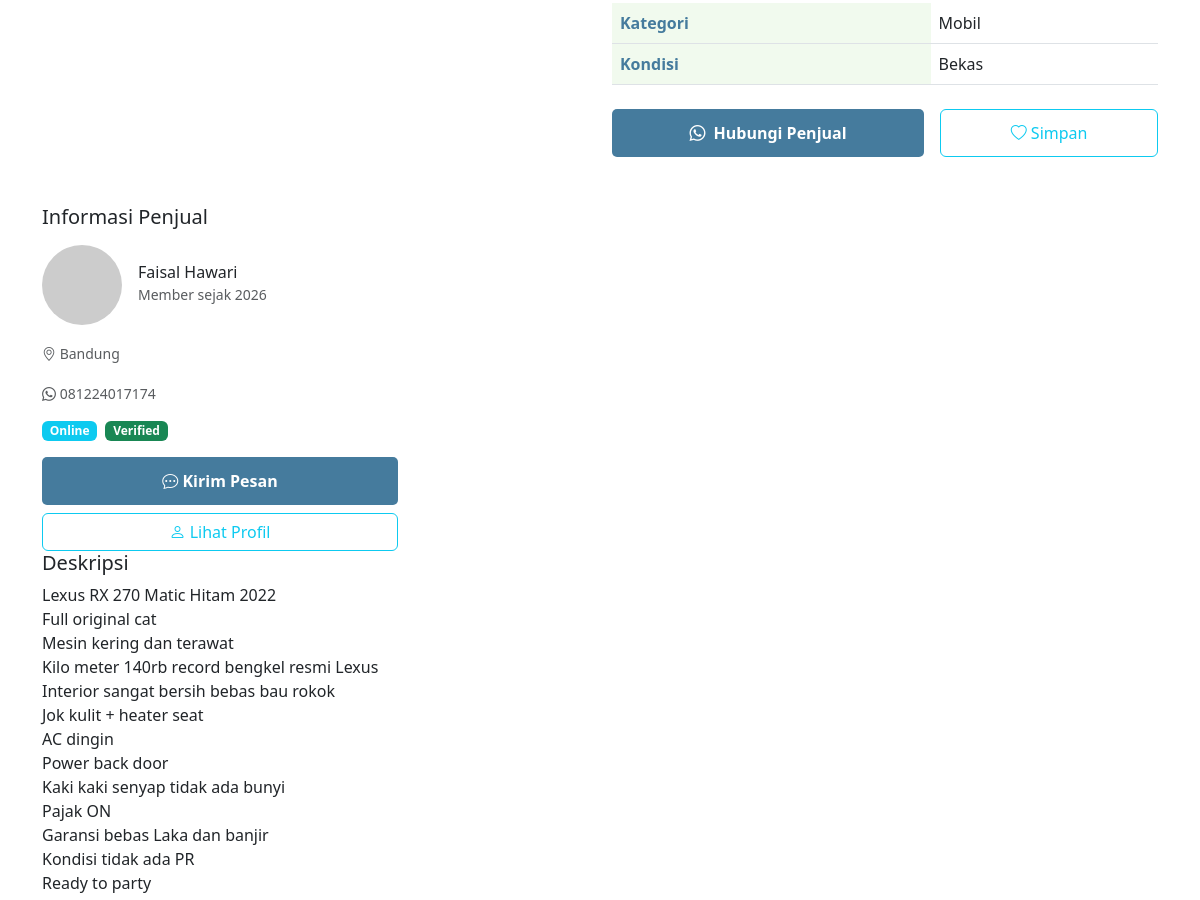
Page /detail.php?id=2 (middle part) on the earlier database version.
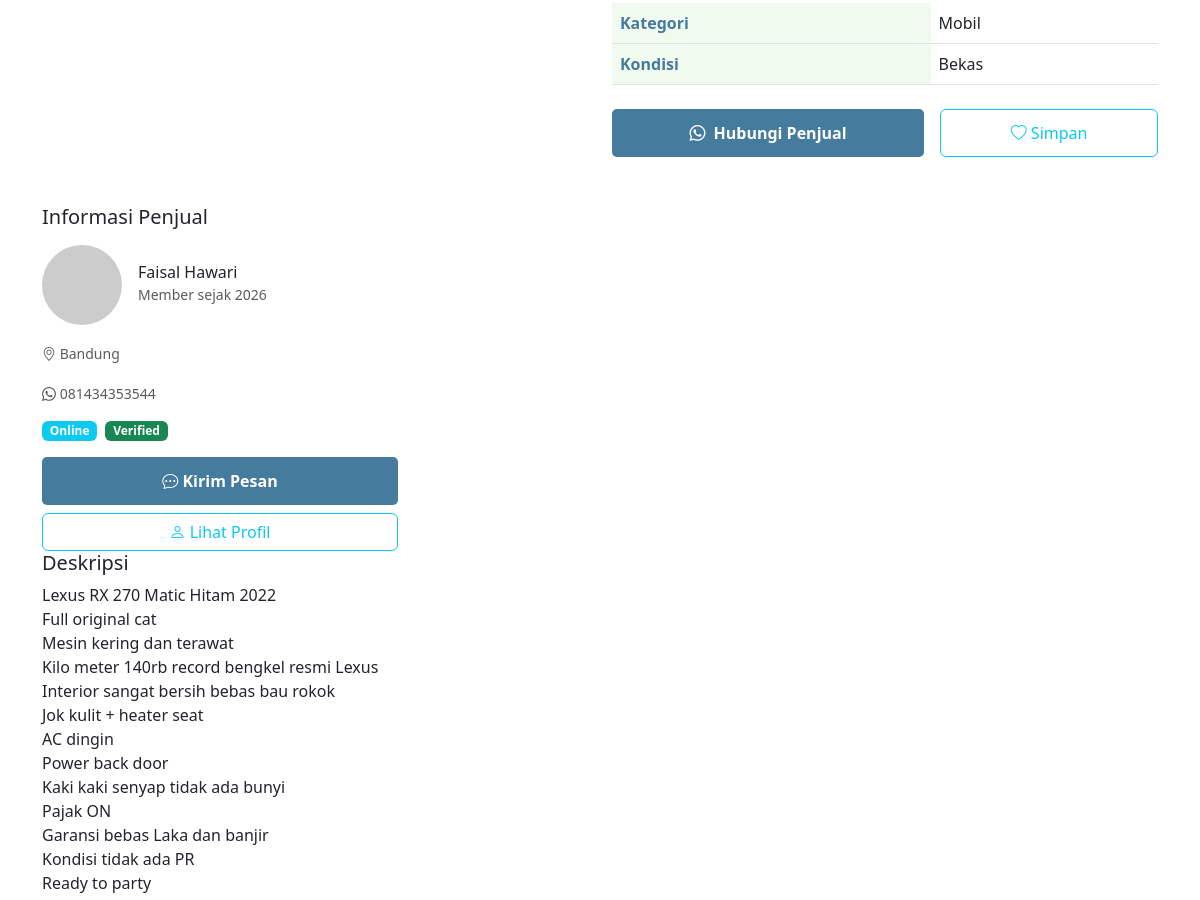
Same page on the later database version.
### tables this page shows
CREATE TABLE `categories` (
  `id` int(11) NOT NULL,
  `name` varchar(50) NOT NULL,
  `icon` varchar(100) DEFAULT NULL
);

CREATE TABLE `users` (
  `id` int(11) NOT NULL,
  `name` varchar(100) NOT NULL,
  `email` varchar(100) NOT NULL,
  `whatsapp` varchar(20) DEFAULT NULL,
  `password` varchar(255) NOT NULL,
  `created_at` datetime DEFAULT current_timestamp()
);

CREATE TABLE `ads` (
  `id` int(11) NOT NULL,
  `user_id` int(11) NOT NULL,
  `category_id` int(11) NOT NULL,
  `title` varchar(150) NOT NULL,
  `description` text DEFAULT NULL,
  `price` decimal(15,2) NOT NULL,
  `location` varchar(100) DEFAULT NULL,
  `created_at` datetime DEFAULT current_timestamp()
);

### config.php (called while the page is built, shortened)
<?php
class Database {
    private $pdo;
    public function __construct($pdo) {
        $this->pdo = $pdo;
    }
    public function getUserById($id) {
        $sql = "SELECT * FROM users WHERE id = ?";
        $stmt = $this->pdo->prepare($sql);
        $stmt->execute([$id]);
        return $stmt->fetch();
    }
    public function getCategoryById($id) {
        $sql = "SELECT * FROM categories WHERE id = ?";
        $stmt = $this->pdo->prepare($sql);
        $stmt->execute([$id]);
        return $stmt->fetch();
    }
    public function getAdById($id) {
        $sql = "SELECT a.*, u.name as user_name, u.email as user_email, u.whatsapp as user_whatsapp, c.name as category_name
                FROM ads a
                JOIN users u ON a.user_id = u.id
                JOIN categories c ON a.category_id = c.id
                WHERE a.id = ?";
        $stmt = $this->pdo->prepare($sql);
        $stmt->execute([$id]);
        return $stmt->fetch(PDO::FETCH_ASSOC);
    }
}
?>

### detail.php (the view, shortened to what this page needs)
<?php
require_once 'config.php';
$adId = isset($_GET['id']) ? (int)$_GET['id'] : 0;
$ad = $db->getAdById($adId);
$user = $db->getUserById($ad['user_id']);
$category = $db->getCategoryById($ad['category_id']);
?>
<!DOCTYPE html>
<html lang="id">
<head>
    <link href="https://cdn.jsdelivr.net/npm/bootstrap@5.3.0/dist/css/bootstrap.min.css" rel="stylesheet">
    <link rel="stylesheet" href="https://cdn.jsdelivr.net/npm/bootstrap-icons@1.11.0/font/bootstrap-icons.css">
</head>
<body>
    <section class="py-5">
        <div class="container">
            <div class="row">
                <div class="col-md-6">
                </div>
                <div class="col-md-6">
                    <div class="mb-4">
                        <table class="table specification-table">
                            <tr>
                                <th>Kategori</th>
                                <td><?php echo htmlspecialchars($category['name']); ?></td>
                            </tr>
                            <tr>
                                <th>Kondisi</th>
                                <td>Bekas</td>
                            </tr>
                        </table>
                    </div>
                    <div class="d-flex gap-3">
                        <?php if (!empty($user['whatsapp'])): ?>
                            <a href="https://wa.me/<?php echo preg_replace('/[^0-9]/', '', $user['whatsapp']); ?>?text=Halo%20saya%20tertarik%20dengan%20iklan%20Anda%20<?php echo urlencode($ad['title']); ?>%20di%20Dagangin"
                               class="contact-btn flex-fill text-decoration-none d-flex justify-content-center align-items-center">
                                <i class="bi bi-whatsapp me-2"></i> Hubungi Penjual
                            </a>
                        <?php else: ?>
                            <button class="contact-btn flex-fill d-flex justify-content-center align-items-center" disabled>
                                <i class="bi bi-whatsapp me-2"></i> Hubungi Penjual
                            </button>
                        <?php endif; ?>
                        <button class="btn btn-outline-info flex-fill">
                            <i class="bi bi-heart"></i> Simpan
                        </button>
                    </div>
                </div>
            </div>
            <div class="row mt-5">
                <div class="col-md-4">
                    <div class="card-body">
                        <h5 class="mb-3">Informasi Penjual</h5>
                        <div class="d-flex align-items-center mb-3">
                            <img src="https://ui-avatars.com/api/?name=<?php echo urlencode($user['name']); ?>" class="rounded-circle me-3" alt="Seller">
                            <div>
                                <h6 class="mb-0"><?php echo htmlspecialchars($user['name']); ?></h6>
                                <small class="text-muted">Member sejak <?php echo date('Y', strtotime($user['created_at'])); ?></small>
                            </div>
                        </div>
                        <div class="mb-3">
                            <small class="text-muted"><i class="bi bi-geo-alt"></i> <?php echo htmlspecialchars($ad['location']); ?></small>
                        </div>
                        <?php if (!empty($user['whatsapp'])): ?>
                        <div class="mb-3">
                            <small class="text-muted"><i class="bi bi-whatsapp"></i> <?php echo htmlspecialchars($user['whatsapp']); ?></small>
                        </div>
                        <?php endif; ?>
                        <div class="d-flex gap-2 mb-3">
                            <span class="badge bg-info">Online</span>
                            <span class="badge bg-success">Verified</span>
                        </div>
                        <button class="contact-btn w-100 mb-2">
                            <?php if (!empty($user['whatsapp'])): ?>
                                <a href="https://wa.me/<?php echo preg_replace('/[^0-9]/', '', $user['whatsapp']); ?>?text=Halo%20saya%20tertarik%20dengan%20iklan%20Anda%20<?php echo urlencode($ad['title']); ?>%20di%20Dagangin"
                                   class="text-decoration-none text-white">
                                    <i class="bi bi-chat-dots"></i> Kirim Pesan
                                </a>
                            <?php else: ?>
                                <i class="bi bi-chat-dots"></i> Kirim Pesan
                            <?php endif; ?>
                        </button>
                        <button class="btn btn-outline-info w-100">
                            <i class="bi bi-person"></i> Lihat Profil
                        </button>
                    </div>
                        <div class="mb-4">
                            <h5>Deskripsi</h5>
                            <p><?php echo nl2br(htmlspecialchars($ad['description'])); ?></p>
                        </div>
                </div>
            </div>
        </div>
</body>
</html>

### detail.php (style rules this page uses)
.contact-btn { background-color: #457b9d; color: white; border: none; padding: 12px 20px; border-radius: 5px; font-weight: bold; transition: background-color 0.3s; }
.specification-table th { background-color: #f1faee; color: #457b9d; font-weight: 600; }

Differences in the rows shown:
changed users "Faisal Hawari": whatsapp "081224017174" → "081434353544"
